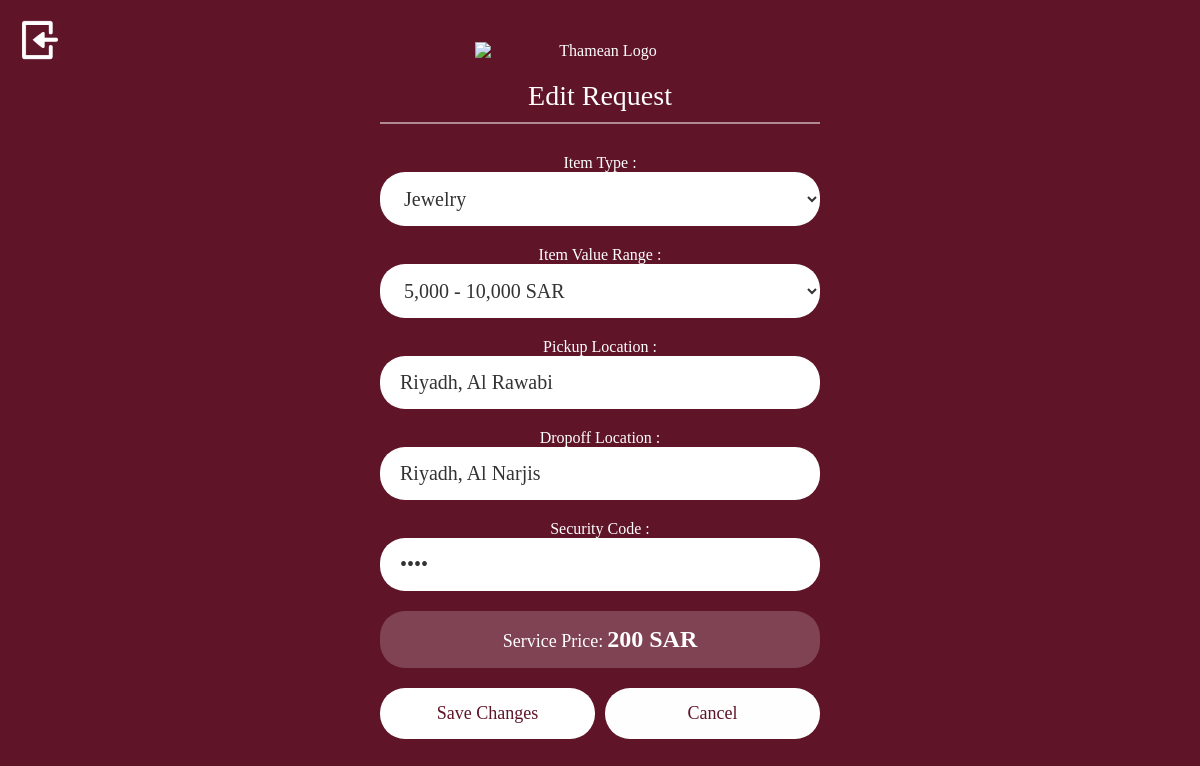
The app's page /EditRequest.php?requestID=1 (signed in) with its own data.
### tables this page shows
CREATE TABLE `request` (
  `RequestID` int(11) NOT NULL,
  `ItemType` varchar(20) NOT NULL,
  `ItemValueRange` varchar(20) NOT NULL,
  `PickUpLocation` varchar(150) NOT NULL,
  `DropOffLocation` varchar(150) NOT NULL,
  `SecurityCode` varchar(4) NOT NULL,
  `ServicePrice` double NOT NULL,
  `InsuranceCoverage` double NOT NULL,
  `Status` varchar(20) NOT NULL,
  `CreationDate` datetime NOT NULL,
  `UserID` int(11) DEFAULT NULL,
  `DriverID` int(11) DEFAULT NULL,
  `is_edited` tinyint(1) NOT NULL DEFAULT '0'
);

### EditRequest.php (the view, shortened to what this page needs)
<?php
$userID = $_SESSION['user_id'];
$requestID = isset($_GET['requestID']) ? (int)$_GET['requestID'] : 0;
require_once 'db_connection.php';
$stmt = $conn->prepare("SELECT *, IFNULL(is_edited,0) AS already_edited FROM request WHERE RequestID = ? AND UserID = ?");
$stmt->bind_param("ii", $requestID, $userID);
$stmt->execute();
$result = $stmt->get_result();
$request = $result->fetch_assoc();
?>
<!DOCTYPE html>
<html lang="ar" dir="ltr">
<head>
    <link rel="stylesheet" href="style.css">
</head>
<body>
<div class="create-request-container">
    <a href="login.html" class="logout-link">
        <img src="images/logout.png" alt="Logout" class="logout-icon">
    </a>
<div class="container">
        <div class="logo-container">
            <img src="images/thamen.bmp" alt="Thamean Logo" class="logoSmall">
        </div>
        <h2 class="Home-title">Edit Request</h2>
        <div class="divider"></div>
        <form method="POST" class="create-form" id="editRequestForm">
            <div class="input-group">
                <label>Item Type :</label>
                <select name="itemType" id="itemType" class="input-field" onchange="updatePrice()" required>
                    <option value="jewelry" <?= $request['ItemType'] == 'Jewelry' ? 'selected' : '' ?>>Jewelry</option>
                </select>
            </div>
            <div class="input-group">
                <label>Item Value Range :</label>
                <select name="itemValueRange" id="itemValue" class="input-field" onchange="checkValue()">
                    <option value="5000-10000" <?= $request['ItemValueRange'] == '5000-10000' ? 'selected' : '' ?>>5,000 - 10,000 SAR</option>
                </select>
            </div>
            <div class="input-group">
                <label>Pickup Location :</label>
                <input type="text" name="pickupLocation" class="input-field" value="<?= htmlspecialchars($request['PickUpLocation']) ?>" required>
            </div>
            <div class="input-group">
                <label>Dropoff Location :</label>
                <input type="text" name="dropoffLocation" class="input-field" value="<?= htmlspecialchars($request['DropOffLocation']) ?>" required>
            </div>
            <div class="input-group">
                <label>Security Code :</label>
                <input type="password" name="securityCode" class="input-field" value="<?= htmlspecialchars($request['SecurityCode']) ?>" maxlength="4" required>
            </div>
            <div class="price-box">
                <span class="price-label">Service Price:</span>
                <span class="price-amount" id="priceDisplay"><?= $request['ServicePrice'] ?> SAR</span>
            </div>
            <div class="edit-buttons-container" style="margin-top: 20px; display: flex; gap: 10px;">
                <button type="submit" class="role-btn" style="background-color: white; color: #5f1428; flex: 1;">Save Changes</button>
                <a href="RequestDetails.php?requestID=<?= $requestID ?>" class="role-btn" style="background-color: #fefefe; color: #5f1428; flex: 1; text-decoration: none; text-align: center;">Cancel</a>
            </div>
        </form>
    </div>
</div>
</body>
</html>

### style.css (style rules this page uses)
* { margin: 0; padding: 0; box-sizing: border-box; font-family: serif; }
body { background-color: #5f1428; min-height: 100vh; color: white; }
.container { width: 100%; max-width: 500px; padding: 40px 30px; text-align: center; margin: 0 auto; }
.logo-container { margin-bottom: 20px; display: flex; justify-content: center; }
.logoSmall { width: 250px; }
.Home-title { font-size: 28px; font-weight: 500; }
.divider { width: 100%; height: 2px; background-color: white; margin: 10px 0 30px; opacity: 0.5; }
.input-group { margin-bottom: 20px; width: 100%; }
.input-field { width: 100%; padding: 15px 20px; border: none; border-radius: 25px; background-color: white; color: #333; font-size: 20px; outline: none; }
.input-field::placeholder { color: #999; }
.btn, .role-btn, .login-btn { width: 100%; padding: 15px 20px; background-color: white; color: #5f1428; border: none; border-radius: 25px; font-size: 18px; font-weight: 500; cursor: pointer; text-decoration: none; transition: background-color 0.2s; display: block; text-align: center; }
.logout-link { position: absolute; top: 20px; left: 20px; transition: transform 0.2s; }
.logout-icon { width: 40px; height: 40px; object-fit: contain; filter: brightness(0) invert(1); }
.create-request-container { position: relative; min-height: 100vh; width: 100%; display: flex; align-items: center; justify-content: center; }
.create-form { width: 100%; margin: 20px 0; }
.price-box { background-color: rgba(255, 255, 255, 0.2); border-radius: 25px; padding: 15px 20px; margin: 20px 0; text-align: center; }
.price-label { font-size: 18px; font-weight: 500; margin-bottom: 5px; }
.price-amount { font-size: 24px; font-weight: bold; color: white; }
.edit-buttons-container { display: flex; gap: 15px; width: 100%; }

### EditRequest.php (style rules this page uses)
.create-request-container::before, .create-request-container::after, .container::before, .container::after, .logout-link::before, .logout-link::after { display: none !important; content: none !important; }

### records on screen
request: itemType "Jewelry", itemValueRange "5,000 - 10,000 SAR", pickupLocation "Riyadh, Al Rawabi", dropoffLocation "Riyadh, Al Narjis"
